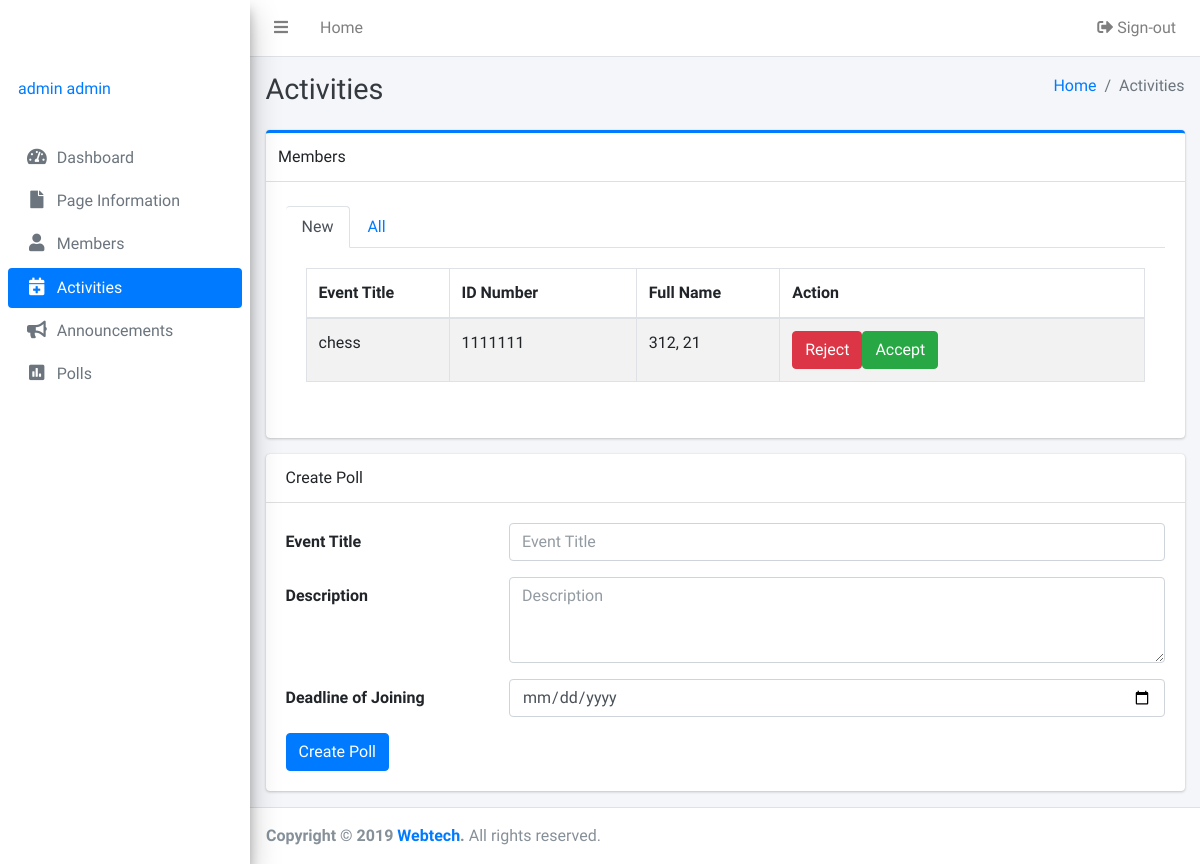
Page /admins/activities.php (signed in) on the earlier database version.
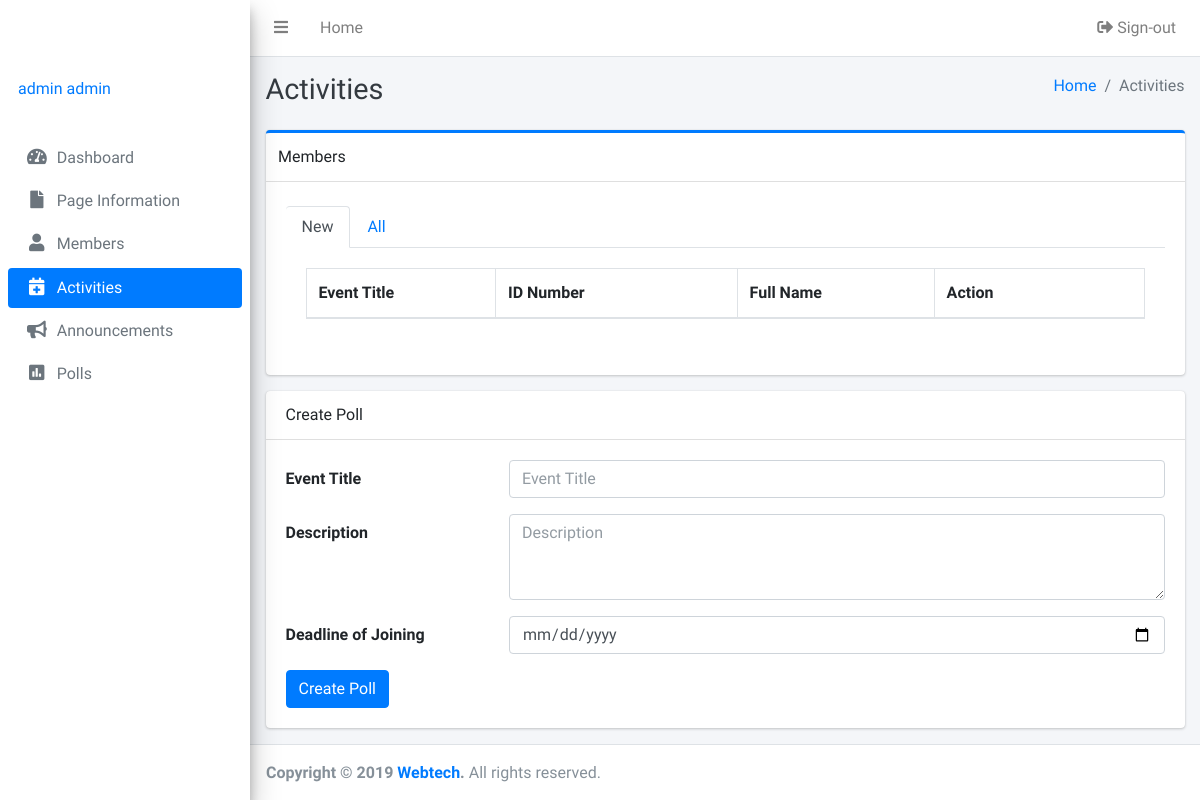
Same page on the later database version.
### tables this page shows
CREATE TABLE IF NOT EXISTS `activityinvitation` (
  `id` int(255) NOT NULL AUTO_INCREMENT,
  `activityID` int(255) NOT NULL,
  `choice` enum('Joining','Not Joining','Cancelled') DEFAULT NULL,
  `userID` int(255) NOT NULL,
  `status` enum('Accepted','Rejected') DEFAULT NULL,
  PRIMARY KEY (`id`),
  UNIQUE KEY `activityID` (`activityID`,`userID`)
);

CREATE TABLE IF NOT EXISTS `activities` (
  `id` int(255) NOT NULL AUTO_INCREMENT,
  `title` varchar(255) NOT NULL,
  `description` text NOT NULL,
  `deadline` varchar(255) NOT NULL,
  `status` enum('Active','Inactive') NOT NULL,
  PRIMARY KEY (`id`)
);

CREATE TABLE IF NOT EXISTS `users` (
  `id` int(255) NOT NULL AUTO_INCREMENT,
  `firstname` varchar(255) NOT NULL,
  `lastname` varchar(255) NOT NULL,
  `idnumber` int(255) NOT NULL,
  `course` varchar(255) NOT NULL,
  `year` int(255) NOT NULL,
  `email` varchar(255) NOT NULL,
  `password` varchar(255) NOT NULL,
  `status` enum('Rejected','Accepted','Renewing') DEFAULT NULL,
  `image` text,
  `endofsem` varchar(255) DEFAULT NULL,
  PRIMARY KEY (`id`),
  UNIQUE KEY `idnumber` (`idnumber`),
  UNIQUE KEY `email` (`email`)
);

### admins/activities.php (the view, shortened to what the changed rows need)
<?php
  include 'inc/session.php';
  include 'inc/header.php';
 ?>
<body class="hold-transition sidebar-mini">
<div class="wrapper">
  <div class="content-wrapper">
    <div class="content-header">
      <div class="container-fluid">
        <div class="row mb-2">
          <div class="col-sm-6">
            <h1 class="m-0 text-dark">Activities</h1>
          </div>
        </div>
      </div>
    </div>
    <div class="content">
      <div class="container-fluid">
                                <div class="row">
          <div class="col-12">
            <div class="card card-primary card-outline card-tabs">
              <div class="card-body">
              <div class="card-body">
                <div class="tab-content" id="custom-tabs-two-tabContent">
                  <div class="tab-pane fade show active" id="custom-tabs-two-home" role="tabpanel" aria-labelledby="custom-tabs-two-home-tab">
               <table class="table table-bordered table-striped display">
                  <thead>
                  <tr>
                    <th width="50">Event Title</th>
                    <th width="50">ID Number</th>
                    <th width="50">Full Name</th>
                    <th width="50">Action</th>
                  </tr>
                  </thead>
                  <tbody>
                  <?php
                  $sql = mysqli_query($db, "SELECT *, users.id as userID, activities.id as actID FROM activities join activityinvitation on activities.id = activityinvitation.activityID join users on activityinvitation.userID = users.id where choice = 'Joining' and activityinvitation.status is NULL");
                  while ($row = mysqli_fetch_array($sql)) {
                        ?>
                  <tr>
                    <td><?php echo $row['title'];?></td>
                    <td><?php echo $row['idnumber'];?></td>
                    <td><?php echo $row['lastname'];?>, <?php echo $row['firstname'];?></td>
                    <td>
                       <div class="btn-group btn-group-sm">
                        <form method="POST" action="activities.php">
                          <button class="btn btn-danger" name="submit1" type="submit">Reject</button>
                        </form>
                        <form method="POST" action="activities.php">
                          <button class="btn btn-success" name="submit2" type="submit">Accept</button>
                        </form>
                      </div>
                    </td>
                  </tr>
                  <?php   } ?>
                  </tbody>
                </table>
                  </div>
              </div>
            </div>
              </div>
            </div>
          </div>
        </div>
      </div>
    </div>
  </div>
</div>
</body>
</html>

Differences in the rows shown:
no longer on this page (row edited): activityinvitation: activityID.title "chess", userID.idnumber "1111111", userID.lastname "312", userID.firstname "21"
